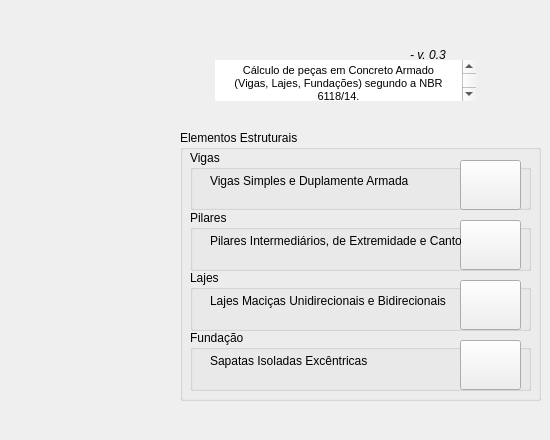
      <widget class="QWidget" name="tab">
       <attribute name="title">
        <string>Navier - Início</string>
       </attribute>
       <widget class="QTextBrowser" name="textBrowser">
        <property name="geometry">
         <rect>
          <x>215</x>
          <y>60</y>
          <width>261</width>
          <height>41</height>
         </rect>
        </property>
        <property name="frameShape">
         <enum>QFrame::NoFrame</enum>
        </property>
        <property name="frameShadow">
         <enum>QFrame::Sunken</enum>
        </property>
        <property name="sizeAdjustPolicy">
         <enum>QAbstractScrollArea::AdjustToContents</enum>
        </property>
        <property name="html">
         <string>&lt;!DOCTYPE HTML PUBLIC &quot;-//W3C//DTD HTML 4.0//EN&quot; &quot;http://www.w3.org/TR/REC-html40/strict.dtd&quot;&gt;
&lt;html&gt;&lt;head&gt;&lt;meta name=&quot;qrichtext&quot; content=&quot;1&quot; /&gt;&lt;style type=&quot;text/css&quot;&gt;
p, li { white-space: pre-wrap; }
&lt;/style&gt;&lt;/head&gt;&lt;body style=&quot; font-family:'MS Shell Dlg 2'; font-size:8.25pt; font-weight:400; font-style:normal;&quot;&gt;
&lt;p align=&quot;center&quot; style=&quot; margin-top:0px; margin-bottom:0px; margin-left:0px; margin-right:0px; -qt-block-indent:0; text-indent:0px;&quot;&gt;Cálculo de peças em Concreto Armado               (Vigas, Lajes, Fundações) segundo a NBR 6118/14.&lt;/p&gt;&lt;/body&gt;&lt;/html&gt;</string>
        </property>
       </widget>
       <widget class="QLabel" name="label_16">
        <property name="geometry">
         <rect>
          <x>260</x>
          <y>20</y>
          <width>141</width>
          <height>51</height>
         </rect>
        </property>
        <property name="text">
         <string/>
        </property>
        <property name="pixmap">
         <pixmap>navier_logo_mini.png</pixmap>
        </property>
       </widget>
       <widget class="QLabel" name="label">
        <property name="geometry">
         <rect>
          <x>-10</x>
          <y>-8</y>
          <width>171</width>
          <height>431</height>
         </rect>
        </property>
        <property name="text">
         <string/>
        </property>
       </widget>
       <widget class="QLabel" name="label_17">
        <property name="geometry">
         <rect>
          <x>410</x>
          <y>40</y>
          <width>71</width>
          <height>31</height>
         </rect>
        </property>
        <property name="text">
         <string>&lt;html&gt;&lt;head/&gt;&lt;body&gt;&lt;p&gt;&lt;span style=&quot; font-style:italic;&quot;&gt;- v. 0.3&lt;/span&gt;&lt;/p&gt;&lt;/body&gt;&lt;/html&gt;</string>
        </property>
        <property name="textFormat">
         <enum>Qt::RichText</enum>
        </property>
       </widget>
       <widget class="QGroupBox" name="groupBox">
        <property name="geometry">
         <rect>
          <x>180</x>
          <y>130</y>
          <width>361</width>
          <height>271</height>
         </rect>
        </property>
        <property name="title">
         <string>Elementos Estruturais</string>
        </property>
        <widget class="QGroupBox" name="groupBox_2">
         <property name="geometry">
          <rect>
           <x>10</x>
           <y>20</y>
           <width>341</width>
           <height>60</height>
          </rect>
         </property>
         <property name="title">
          <string>Vigas</string>
         </property>
         <widget class="QPushButton" name="pushButton">
          <property name="geometry">
           <rect>
            <x>270</x>
            <y>10</y>
            <width>61</width>
            <height>50</height>
           </rect>
          </property>
          <property name="text">
           <string/>
          </property>
         </widget>
         <widget class="QLabel" name="label_4">
          <property name="geometry">
           <rect>
            <x>20</x>
            <y>20</y>
            <width>241</width>
            <height>21</height>
           </rect>
          </property>
          <property name="text">
           <string>Vigas Simples e Duplamente Armada</string>
          </property>
         </widget>
        </widget>
        <widget class="QGroupBox" name="groupBox_4">
         <property name="geometry">
          <rect>
           <x>10</x>
           <y>140</y>
           <width>341</width>
           <height>61</height>
          </rect>
         </property>
         <property name="title">
          <string>Lajes</string>
         </property>
         <widget class="QPushButton" name="pushButton_9">
          <property name="geometry">
           <rect>
            <x>270</x>
            <y>10</y>
            <width>61</width>
            <height>50</height>
           </rect>
          </property>
          <property name="text">
           <string/>
          </property>
         </widget>
         <widget class="QLabel" name="label_12">
          <property name="geometry">
           <rect>
            <x>20</x>
            <y>20</y>
            <width>241</width>
            <height>21</height>
           </rect>
          </property>
          <property name="text">
           <string>Lajes Maciças Unidirecionais e Bidirecionais</string>
          </property>
         </widget>
         <widget class="QGroupBox" name="groupBox_8">
          <property name="geometry">
           <rect>
            <x>200</x>
            <y>60</y>
            <width>351</width>
            <height>61</height>
           </rect>
          </property>
          <property name="title">
           <string>Vigas</string>
          </property>
          <widget class="QPushButton" name="pushButton_10">
           <property name="geometry">
            <rect>
             <x>280</x>
             <y>10</y>
             <width>61</width>
             <height>41</height>
            </rect>
           </property>
           <property name="text">
            <string>VIGAS</string>
           </property>
          </widget>
          <widget class="QLabel" name="label_13">
           <property name="geometry">
            <rect>
             <x>20</x>
             <y>20</y>
             <width>241</width>
             <height>21</height>
            </rect>
           </property>
           <property name="text">
            <string>Simples e Dupla Armação, Tê</string>
           </property>
          </widget>
         </widget>
        </widget>
        <widget class="QGroupBox" name="groupBox_9">
         <property name="geometry">
          <rect>
           <x>10</x>
           <y>200</y>
           <width>341</width>
           <height>61</height>
          </rect>
         </property>
         <property name="title">
          <string>Fundação</string>
         </property>
         <widget class="QPushButton" name="pushButton_11">
          <property name="geometry">
           <rect>
            <x>270</x>
            <y>10</y>
            <width>61</width>
            <height>50</height>
           </rect>
          </property>
          <property name="text">
           <string/>
          </property>
         </widget>
         <widget class="QLabel" name="label_14">
          <property name="geometry">
           <rect>
            <x>20</x>
            <y>20</y>
            <width>241</width>
            <height>21</height>
           </rect>
          </property>
          <property name="text">
           <string>Sapatas Isoladas Excêntricas</string>
          </property>
         </widget>
         <widget class="QGroupBox" name="groupBox_10">
          <property name="geometry">
           <rect>
            <x>200</x>
            <y>60</y>
            <width>351</width>
            <height>61</height>
           </rect>
          </property>
          <property name="title">
           <string>Vigas</string>
          </property>
          <widget class="QPushButton" name="pushButton_12">
           <property name="geometry">
            <rect>
             <x>280</x>
             <y>10</y>
             <width>61</width>
             <height>41</height>
            </rect>
           </property>
           <property name="text">
            <string>VIGAS</string>
           </property>
          </widget>
          <widget class="QLabel" name="label_15">
           <property name="geometry">
            <rect>
             <x>20</x>
             <y>20</y>
             <width>241</width>
             <height>21</height>
            </rect>
           </property>
           <property name="text">
            <string>Simples e Dupla Armação, Tê</string>
           </property>
          </widget>
         </widget>
        </widget>
        <widget class="QGroupBox" name="groupBox_5">
         <property name="geometry">
          <rect>
           <x>10</x>
           <y>80</y>
           <width>341</width>
           <height>61</height>
          </rect>
         </property>
         <property name="title">
          <string>Pilares</string>
         </property>
         <widget class="QPushButton" name="pushButton_3">
          <property name="geometry">
           <rect>
            <x>270</x>
            <y>10</y>
            <width>61</width>
            <height>50</height>
           </rect>
          </property>
          <property name="text">
           <string/>
          </property>
         </widget>
         <widget class="QLabel" name="label_6">
          <property name="geometry">
           <rect>
            <x>20</x>
            <y>16</y>
            <width>251</width>
            <height>31</height>
           </rect>
          </property>
          <property name="text">
           <string>&lt;html&gt;&lt;head/&gt;&lt;body&gt;&lt;p&gt;Pilares Intermediários, de Extremidade e Canto&lt;/p&gt;&lt;/body&gt;&lt;/html&gt;</string>
          </property>
          <property name="textFormat">
           <enum>Qt::RichText</enum>
          </property>
         </widget>
         <widget class="QGroupBox" name="groupBox_6">
          <property name="geometry">
           <rect>
            <x>200</x>
            <y>60</y>
            <width>351</width>
            <height>61</height>
           </rect>
          </property>
          <property name="title">
           <string>Vigas</string>
          </property>
          <widget class="QPushButton" name="pushButton_4">
           <property name="geometry">
            <rect>
             <x>280</x>
             <y>10</y>
             <width>61</width>
             <height>41</height>
            </rect>
           </property>
           <property name="text">
            <string>VIGAS</string>
           </property>
          </widget>
          <widget class="QLabel" name="label_7">
           <property name="geometry">
            <rect>
             <x>20</x>
             <y>20</y>
             <width>241</width>
             <height>21</height>
            </rect>
           </property>
           <property name="text">
            <string>Simples e Dupla Armação, Tê</string>
           </property>
          </widget>
         </widget>
        </widget>
       </widget>
       <widget class="QLabel" name="label_3">
        <property name="geometry">
         <rect>
          <x>10</x>
          <y>80</y>
          <width>141</width>
          <height>141</height>
         </rect>
        </property>
        <property name="text">
         <string/>
        </property>
        <property name="pixmap">
         <pixmap>navier_logo.png</pixmap>
        </property>
        <property name="scaledContents">
         <bool>false</bool>
        </property>
       </widget>
       <widget class="QLabel" name="label_2">
        <property name="geometry">
         <rect>
          <x>20</x>
          <y>330</y>
          <width>131</width>
          <height>51</height>
         </rect>
        </property>
        <property name="text">
         <string/>
        </property>
        <property name="pixmap">
         <pixmap>nassau_logo.png</pixmap>
        </property>
        <property name="scaledContents">
         <bool>true</bool>
        </property>
       </widget>
      </widget>
